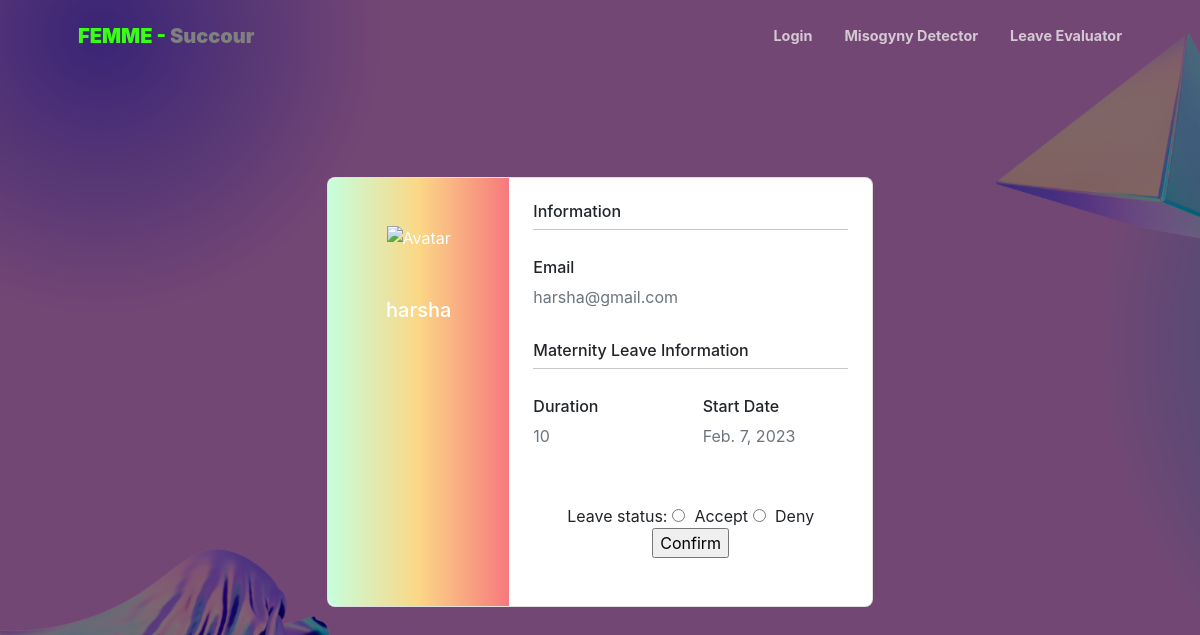
The app's page /leave/profile/harshanone with its own data.
### leaveCalculator/models.py (models this page shows, shortened)
class Leave(models.Model):
    timestamp = models.DateTimeField(auto_now_add=True)
    profile = models.ForeignKey(Profile, on_delete=models.CASCADE)
    slug = models.SlugField(max_length=264, unique=True, default='',editable=False)
    report = models.FileField()
    maternity_leave = models.IntegerField(default=9)
    pregnancy_date = models.DateField()
    leave_approved = models.BooleanField(default=False)

### accounts/models.py (models this page shows)
class Profile(models.Model):
    user = models.OneToOneField(User, on_delete=models.CASCADE)
    is_HR = models.BooleanField()
    def __str__(self):
        return str(f'{self.user.username}')

### leaveCalculator/views.py (the view)
# urls.py: path('profile/<slug:the_slug>', views.leaveprofile, name='leaveprofile'),
def leaveprofile(request, the_slug):
    leave = Leave.objects.get(slug=the_slug)
    if request.method=="POST":
        approval = request.POST['approval']
        if approval == "Accept":
            leave.leave_approved = True
            leave.save()
            print(leave.leave_approved)
    context = {"leave": leave}
    return render(request, "leaveprofile.html", context)

### templates/leaveprofile.html (shortened to what this page needs)
{% extends "base.html" %}
{% load static %}
{% block content %}
<link rel="stylesheet" href="{% static 'css/hr_dash.css' %}">
<link rel="stylesheet" href="{% static 'css/main.css' %}">
<section class="vh-100" style="background-image: linear-gradient(45deg,  0 50%, black 50% 100%);">
  <div class="container py-5 h-100">
    <div class="row d-flex justify-content-center align-items-center h-100">
      <div class="col col-lg-6 mb-4 mb-lg-0">
        <div class="card mb-3" style="border-radius: .5rem;">
          <div class="row g-0">
            <div class="col-md-4 gradient-custom text-center text-white"
              style="border-top-left-radius: .5rem; border-bottom-left-radius: .5rem;background-image: linear-gradient(to right, #c6ffdd, #fbd786, #f7797d);">
              <img src="https://mdbcdn.b-cdn.net/img/Photos/new-templates/bootstrap-chat/ava1-bg.webp" alt="Avatar"
                class="img-fluid my-5" style="width: 80px;" />
              <h5>{{ leave.profile }}</h5>
            </div>
            <div class="col-md-8">
              <div class="card-body p-4">
                <h6>Information</h6>
                <hr class="mt-0 mb-4">
                <div class="row pt-1">
                  <div class="col-6 mb-3">
                    <h6>Email</h6>
                    <p class="text-muted">{{ leave.profile.user.email }}</p>
                  </div>
                </div>
                <h6>Maternity Leave Information</h6>
                <hr class="mt-0 mb-4">
                <div class="row pt-1">
                  <div class="col-6 mb-3">
                    <h6>Duration</h6>
                    <p class="text-muted">{{ leave.maternity_leave }}</p>
                  </div>
                  <div class="col-6 mb-3">
                    <h6>Start Date</h6>
                    <p class="text-muted">{{ leave.pregnancy_date }}</p>
                  </div>
                </div>
                <center>
                  <br>
                  <form method="POST">
                    Leave status:
                    <input type="radio" name="approval" style="margin-right: 3%; " value="Accept">Accept
                    <input type="radio" name="approval" style="margin-right: 3%; " value="Deny">Deny<br>
                    <input type="submit" value="Confirm">
                  </form>
                </center>
                <div class="d-flex justify-content-start">
                  <a href="#!"></a>
                  <a href="#!"></a>
                </div>
              </div>
            </div>
          </div>
        </div>
      </div>
    </div>
  </div>
</section>
{% endblock content %}

### static/css/hr_dash.css (style rules this page uses)
body { margin: 0; padding: 0; background: url("../images/1.png"); background-size: cover; position: relative; padding: 0; backdrop-filter: brightness(50%); }

### records on screen
Leave: profile "harsha", profile.user.email "harsha@gmail.com", maternity_leave "10", pregnancy_date "Feb. 7, 2023"
